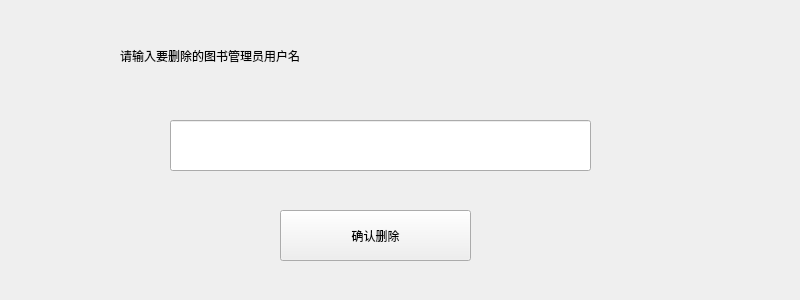
<?xml version="1.0" encoding="UTF-8"?>
<ui version="4.0">
 <class>delete_manager</class>
 <widget class="QWidget" name="delete_manager">
  <property name="geometry">
   <rect>
    <x>0</x>
    <y>0</y>
    <width>800</width>
    <height>300</height>
   </rect>
  </property>
  <property name="windowTitle">
   <string>删除图书管理员</string>
  </property>
  <property name="styleSheet">
   <string notr="true">font: 20pt &quot;Arial&quot;;</string>
  </property>
  <widget class="QLabel" name="label">
   <property name="geometry">
    <rect>
     <x>120</x>
     <y>20</y>
     <width>671</width>
     <height>71</height>
    </rect>
   </property>
   <property name="text">
    <string>请输入要删除的图书管理员用户名</string>
   </property>
  </widget>
  <widget class="QLineEdit" name="manager_name">
   <property name="geometry">
    <rect>
     <x>170</x>
     <y>120</y>
     <width>421</width>
     <height>51</height>
    </rect>
   </property>
  </widget>
  <widget class="QPushButton" name="confirm">
   <property name="geometry">
    <rect>
     <x>280</x>
     <y>210</y>
     <width>191</width>
     <height>51</height>
    </rect>
   </property>
   <property name="text">
    <string>确认删除</string>
   </property>
  </widget>
 </widget>
 <resources/>
 <connections/>
</ui>
